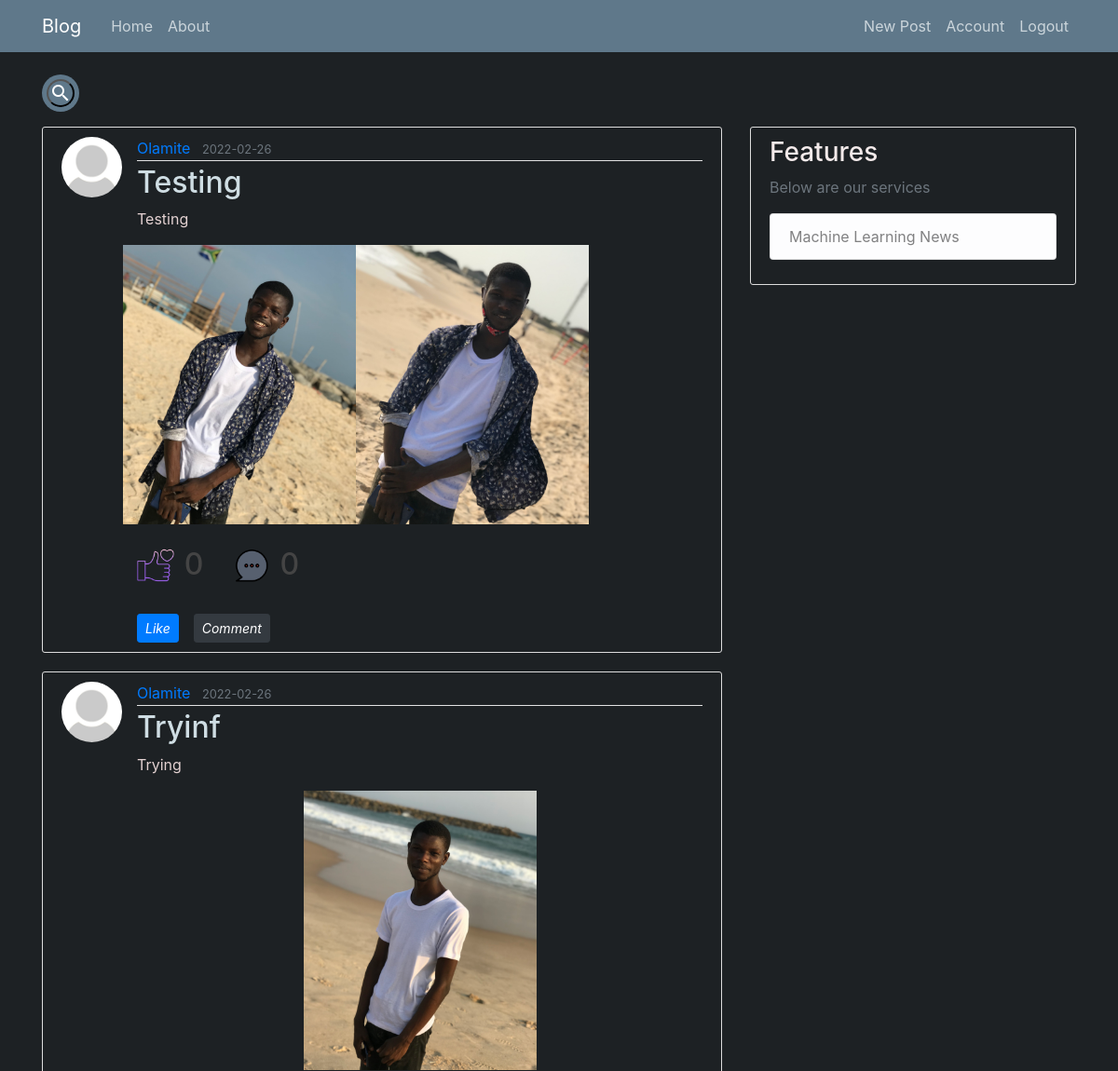
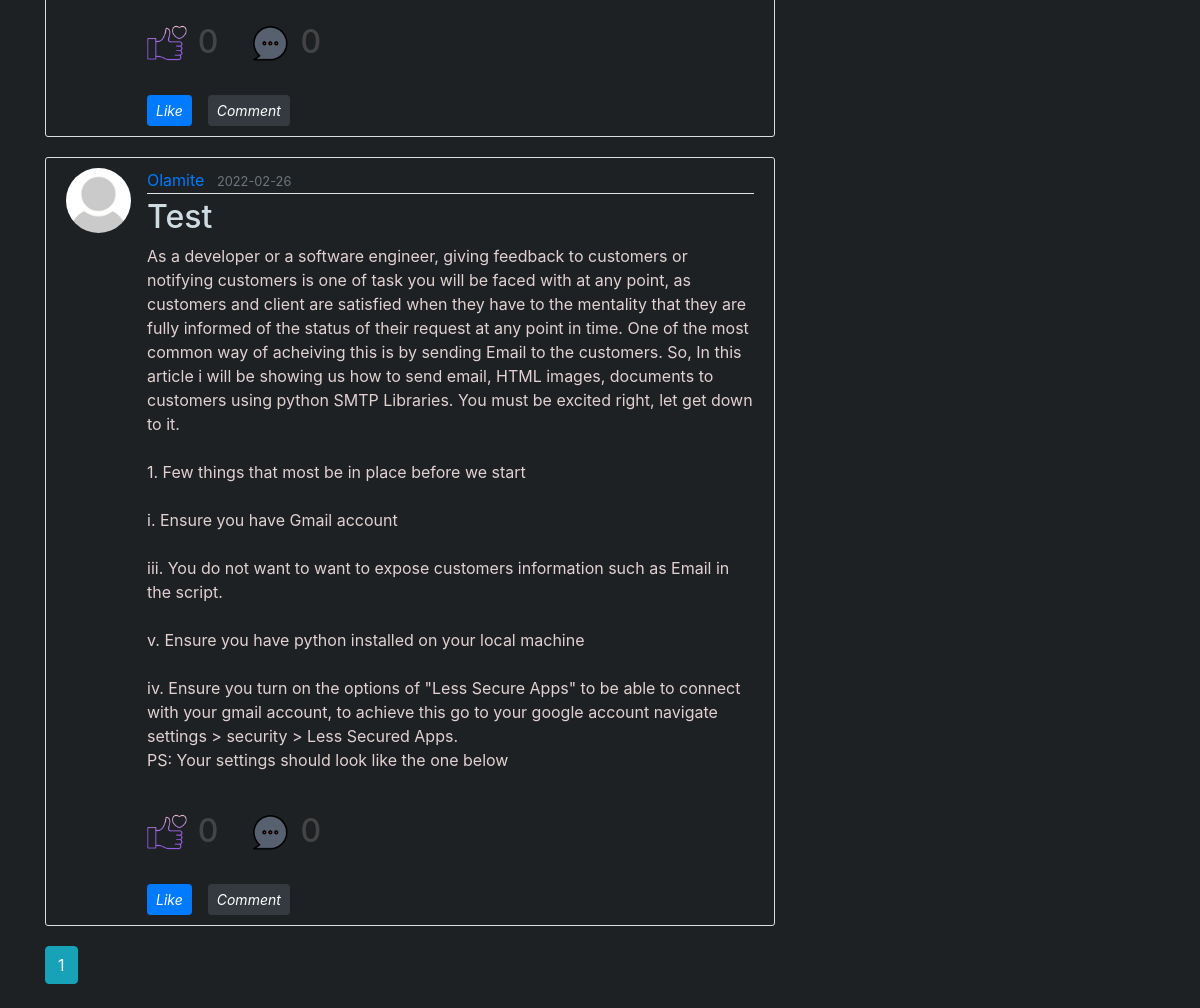
The app's page /home (signed in) with its own data (2 pictures, top to bottom).
### flaskblog/models/PostModel.py (models this page shows, shortened)
class Post(db.Model):
    id = db.Column(db.Integer, primary_key=True)
    title = db.Column(db.String(120), nullable=False)
    date_posted = db.Column(db.DateTime, nullable=False, default=datetime.utcnow)
    content = db.Column(db.Text, nullable=False)
    images = db.Column(db.PickleType, nullable=True, default=None)
    user_id = db.Column(db.Integer, db.ForeignKey('user.id'), nullable=False)
    comments = db.relationship('Comment', backref='comment_post', cascade = "all,delete-orphan", lazy=True)
    post_likes = db.relationship('PostLike', backref='post',   cascade = "all,delete-orphan", lazy='dynamic')

### flaskblog/models/UserModel.py (models this page shows, shortened)
class User(db.Model, UserMixin):
    id = db.Column(db.Integer, primary_key=True)
    username = db.Column(db.String(20), unique=True, nullable=False)
    email = db.Column(db.String(120), unique=True, nullable=False)
    image_file = db.Column(db.String(20), nullable=False, default='default.jpg')
    password = db.Column(db.String(60), nullable=False)
    verified = db.Column(db.Integer, nullable = False, default = 0)
    posts = db.relationship('Post',
                                    backref= 'author',
                                    cascade = "all,delete-orphan",
                                    lazy=True)
    comments = db.relationship('Comment',
                                    backref='comment_author',
                                    cascade = "all,delete-orphan",
                                    lazy=True)
    reply = db.relationship('Reply',
                                    backref='reply_user',
                                    cascade = "all,delete-orphan",
                                    lazy=True)
    post_liked = db.relationship('PostLike',
                                    foreign_keys='PostLike.user_id',
                                    backref='user',
                                    cascade = "all,delete-orphan",
                                    lazy='dynamic')
    comment_liked = db.relationship('CommentLike',
                                    foreign_keys='CommentLike.user_id',
                                    backref='user',
                                    cascade = "all,delete-orphan",
                                    lazy='dynamic')
    reply_liked = db.relationship('ReplyLike',
                                    foreign_keys='ReplyLike.user_id',
                                    backref='user',
                                    cascade = "all,delete-orphan",
                                    lazy='dynamic')
    def has_liked_post(self, post):
        return PostLike.query.filter(PostLike.user_id == self.id, PostLike.post_id == post.id).count() > 0
    def number_of_comments(self, post):
        return Comment.query.filter(Comment.post_id == post.id).count()
    def post_number_of_likes(self, post):
        return PostLike.query.filter(PostLike.post_id == post.id).count()

### flaskblog/main/routes.py (the view)
@main.route('/')
@main.route('/home', methods=['GET', 'POST'])
@login_required
def home():
    page = request.args.get('page', 1, type=int)
    posts = Post.query.order_by(Post.date_posted.desc()).paginate(per_page=5, page=page)
    logger.debug('user {} routed to home page'.format(current_user.get_id()))
    return render_template('home.html', posts=posts, state='home')

### flaskblog/models/UserModel.py (called while the page is built)
@login_manager.user_loader
def load_user(user_id):
    return User.query.get(int(user_id))

### flaskblog/templates/home.html (shortened to what this page needs)
{% extends "layout.html" %}
{% block content %}
<form method = "POST", action = '/search/post'>
  <div class="searchBoxContainer mb-3">
    <div class="searchBox">
                  <button class="searchButton" id = "search">
                            <i class="material-icons">
                            </i>
                  </button>
      </div>
  </div>
</form>
{% if posts.total > 0 %}
    {% for post in posts.items %}
        <article class="media content-section" style="background: #1d2124;" >
         <img class ="rounded-circle article-img" src = "{{url_for('static', filename ='imagefolder/' + post.author.image_file)}}">
          <div class="media-body">
            <div class="article-metadata">
              <a class="mr-2" href="{{url_for('users.user_posts',username =post.author.username)}}">{{ post.author.username }}</a>
              <small class="text-muted">{{ post.date_posted.strftime('%Y-%m-%d') }}</small>
            </div>
            <h2><a class="article-title" style="color: #cfdde3;" href="{{url_for('posts.post', post_id = post.id)}}">{{ post.title }}</a></h2>
            <p class="article-content" style="color: #e3d1d1;">{{ post.content }}</p>
            {% if post.images is not  none %}
                {% if post.images| count == 1 %}
                  {% for media in post.images %}
                  <center>
                    {%if media.endswith("mp4")%}
                    <div class="center">
                      <a href="{{url_for('static', filename ='imagefolder/' + media)}}"  target="_blank">
                        <video width="300" height="250" autoplay muted loop controls>
                            <source src="{{url_for('static', filename ='imagefolder/' + media)}}" type="video/mp4">
                            <source src="{{url_for('static', filename ='imagefolder/' + media)}}" type="video/ogg">
                        </video>
                      </a>
                    </div>
                    {%else%}
                    <div  class="center">
                      <div class="column">
                        <a href=" {{url_for('static', filename ='imagefolder/' + media)}}"  target="_blank"> <img src="{{url_for('static', filename ='imagefolder/' + media)}}" alt="Snow" style="width:250px;height:300px;object-fit:cover;"></a>
                      </div>
                    </div>
                    {%endif%}
                  </center>
                  {%endfor%}
                {% endif %}
                {% if post.images| count == 2 %}
                  <div class="row" class="center">
                      {% for media in post.images %}
                        {%if media.endswith("mp4")%}
                          <div class="column">
                            <a href="{{url_for('static', filename ='imagefolder/' + media)}}"  target="_blank"> <video width="250" height="300" autoplay muted loop controls>
                              <source src="{{url_for('static', filename ='imagefolder/' + media)}}" type="video/mp4">
                              <source src="{{url_for('static', filename ='imagefolder/' + media)}}" type="video/ogg">
                            </video></a>
                          </div>
                        {%else%}
                              <div class="column">
                                <a href=" {{url_for('static', filename ='imagefolder/' + media)}}" target="_blank"> <img src="{{url_for('static', filename ='imagefolder/' + media)}}" alt="Snow" style="width:250px;height:300px;object-fit:cover;"></a>
                              </div>
                        {%endif%}
                      {%endfor%}
                  </div>
                {% endif %}
          {% endif %}
<br>
<div>
  <div style="float: left;">
    <div style="display: flex;">
      <div style="display: flex;float: left; ">
        <h5><img src="{{url_for('static', filename ='imagefolder/like.png')}}" alt="Snow" style="width:40px;height:40px;padding:0px" align:right> &nbsp; <h2>{{current_user.post_number_of_likes(post)}}</h2>
      </div>
    </div>
  </div>
<div>
  <div style="display: flex;">
    &nbsp; &nbsp; &nbsp; &nbsp; <h5><img src="{{url_for('static', filename ='imagefolder/comment.png')}} " alt="Snow" style="width:40px;height:40px;padding:0px;background-color:#1d2124" align="top" > &nbsp;<h2>{{current_user.number_of_comments(post)}}</h2>
  </div>
</div>
  </div>
<br>
             {%if current_user.has_liked_post(post)%}
            <div class="btn-toolbar pull-left">
              <a href="{{url_for('posts.action_like', post_id=post.id, action = 'unlike')}}"> <button  class="btn mr-3 btn-sm btn-secondary like" memberid = {{post.id}}><i class="fa fa-thumbs-up">  Unlike  </i> </button></a>
             <a href="{{url_for('posts.post', post_id=post.id)}}"> <button class="btn btn-sm mr-3 btn-dark"><i class="fa fa-commenting-o">Comment</i> </button></a>
          </div>
          {%else%}
          <div class="btn-toolbar pull-left">
            <a href="{{url_for('posts.action_like', post_id=post.id, action = 'like')}}"> <button  class="btn mr-3 btn-primary btn-sm like" memberid = {{post.id}}><i class="fa fa-thumbs-up">  Like  </i> </button></a>
           <a href="{{url_for('posts.post', post_id=post.id)}}"> <button class="btn mr-3 btn-sm btn-dark"><i class="fa fa-commenting-o">Comment</i> </button></a>
        </div>
          {%endif%}
        </article>
    {% endfor %}
    {% for page_num in posts.iter_pages(left_edge=1, right_edge=1, left_current=1, right_current=2) %}
      {% if page_num %}
        {% if posts.page == page_num %}
          <a class="btn btn-info mb-4" href="{{ url_for('main.home', page=page_num) }}">{{ page_num }}</a>
        {% else %}
          <a class="btn btn-outline-info mb-4" href="{{ url_for('main.home', page=page_num) }}">{{ page_num }}</a>
        {% endif %}
      {% else %}
        ...
      {% endif %}
    {% endfor %}
    {% else %}
    <br>
    <br>
    <br>
    <h1>  No post for the search made </h1>
    {% endif %}
{% endblock content %}

### flaskblog/static/main.css (style rules this page uses)
body { background: #fafafa; color: #333333; margin-top: 5rem; }
h1, h2, h3, h4, h5, h6 { color: #444444; }
.content-section { background: #ffffff; padding: 10px 20px; border: 1px solid #dddddd; border-radius: 3px; margin-bottom: 20px; }
.article-title { color: #444444; }
.article-content { white-space: pre-line; }
.article-img { height: 65px; width: 65px; margin-right: 16px; }
.article-metadata { padding-bottom: 1px; margin-bottom: 4px; border-bottom: 1px solid #e3e3e3 }

### flaskblog/static/style.css (style rules this page uses)
.searchBoxContainer { position: relative; height: 40px; margin-bottom: 25px; }
.searchBox { position: absolute; background: #5f788a; min-height: 30px; border-radius: 30px; padding: 5px; }
.searchButton { color: white; float: right; width: 30px; height: 30px; border-radius: 50%; background: #5f788a; display: flex; justify-content: center; align-items: center; transition: 0.4s; }

### records on screen
Post: image_file (placeholder picture), author.username "Olamite", date_posted "2022-02-26", title "Testing", content "Testing", post_number_of_likes "0", number_of_comments "0"
Post: image_file (placeholder picture), author.username "Olamite", date_posted "2022-02-26", title "Tryinf", content "Trying", post_number_of_likes "0", number_of_comments "0"
Post: image_file (placeholder picture), author.username "Olamite", date_posted "2022-02-26", title "Test", content "As a developer or a software engineer, giving feedback to customers or notifying customers is one of task you will be faced with at any point, as customers and client are satisfied when they have to the mentality that they are fully informed of the status of their request at any point in time. One of the most common way of acheiving this is by sending Email to the customers. So, In this article i will be showing us how to send email, HTML images, documents to customers using python SMTP Libraries. You must be excited right, let get down to it. 1. Few things that most be in place before we start i. Ensure you have Gmail account iii. You do not want to want to expose customers information…", post_number_of_likes "0", number_of_comments "0"

### other values on screen
{{ page_num }} "1"
